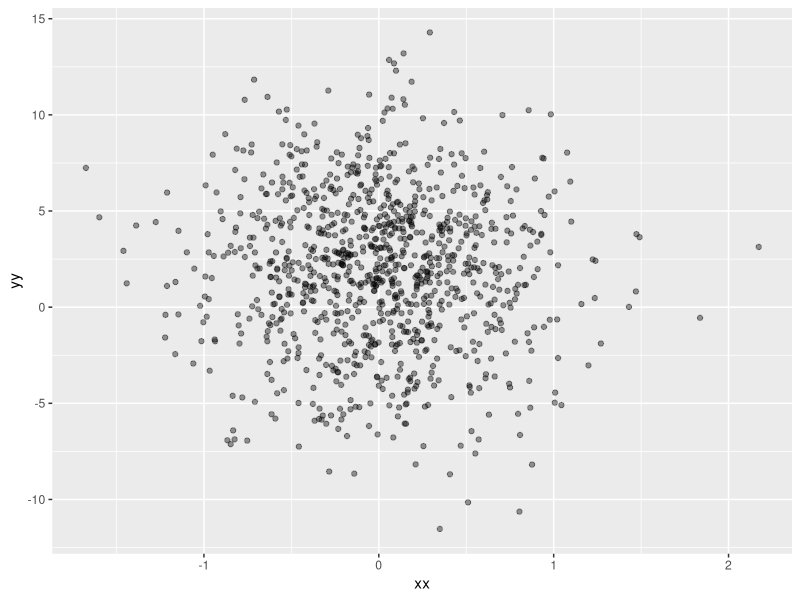
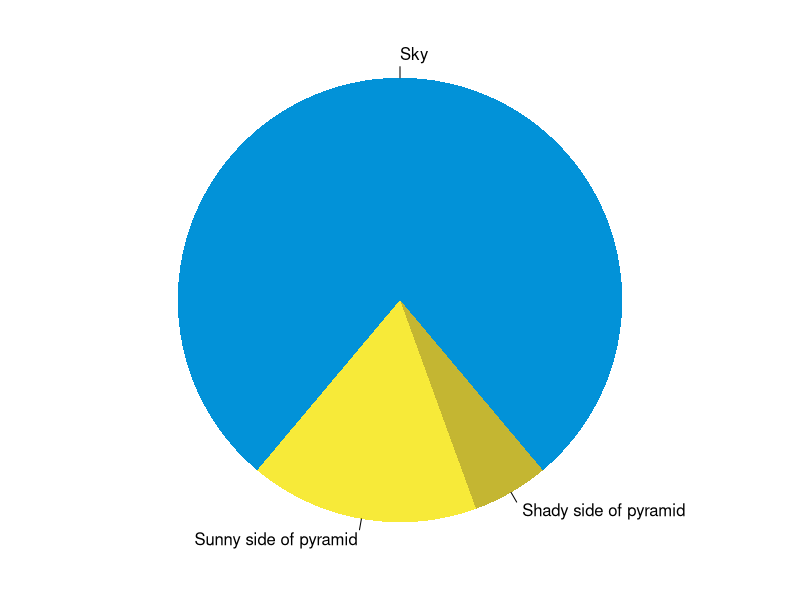

The R source for these figures, in order:
## ---- chunk 1
knitr::opts_chunk$set(collapse = TRUE)
## ---- chunk 2
summary(cars)
fit <- lm(dist ~ speed, data = cars)
fit
## ---- chunk 3
library(tidyverse)
xx = rnorm(n = 1e3, mean = 0, sd = 0.5)
yy = rnorm(n = 1e3, mean = 2, sd = 4)
dat = data.frame(xx, yy)
dat %>% ggplot(aes(x = xx, y = yy)) +
  geom_point(alpha = 0.4)
## ---- chunk 4
par(mar = c(0, 1, 0, 1))
pie(
  c(280, 60, 20),
  c('Sky', 'Sunny side of pyramid', 'Shady side of pyramid'),
  col = c('#0292D8', '#F7EA39', '#C4B632'),
  init.angle = -50, border = NA
)
